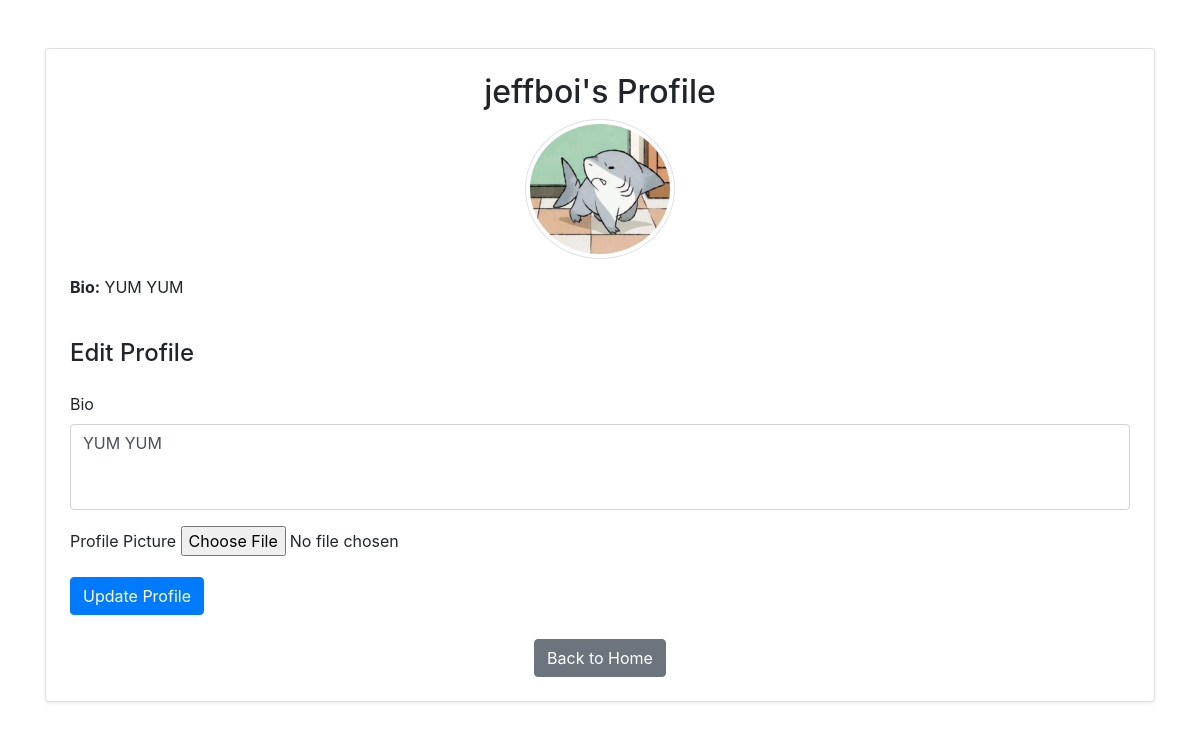
Page /profile/ (signed in) on the earlier database version.
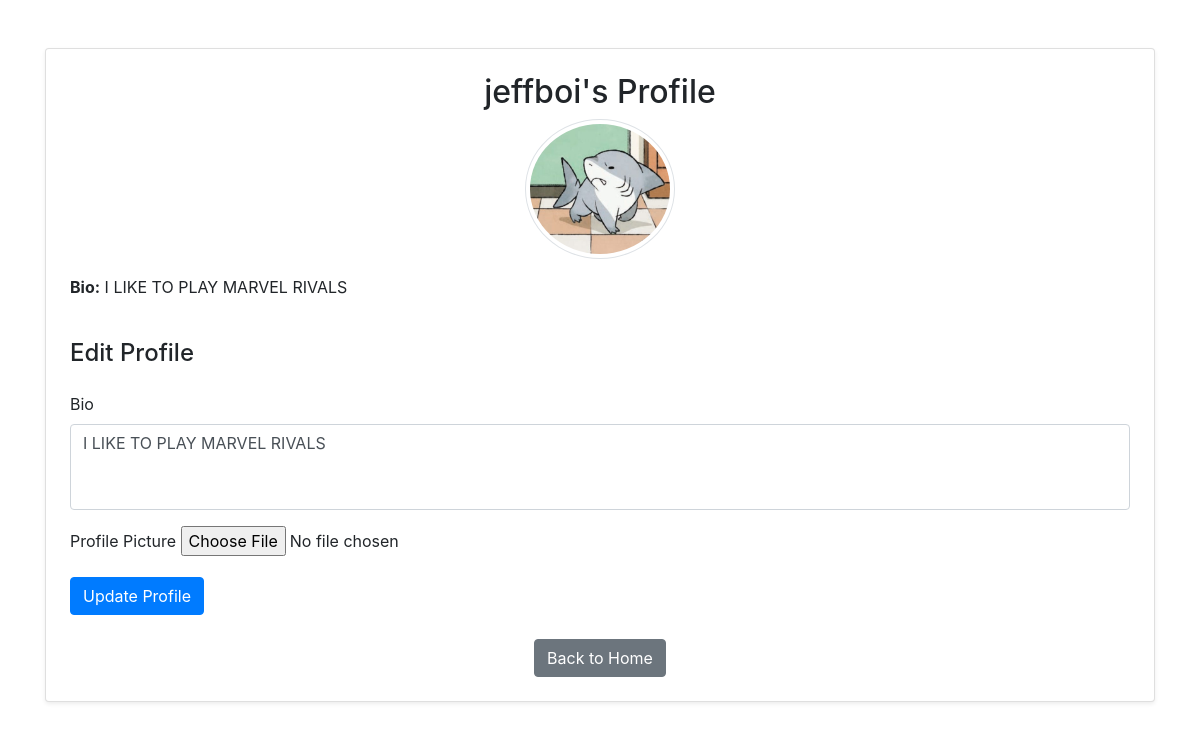
Same page on the later database version.
### social/models.py (models this page shows, shortened)
class Profile(models.Model):
    user = models.OneToOneField(User, on_delete=models.CASCADE)
    bio = models.TextField(blank=True)
    profile_picture = models.ImageField(upload_to='profile_pics/', blank=True, default='profile_pics/default.jpg')

### social/views.py (the view)
# urls.py: path('profile/', views.profile, name='profile'), # Profile URL
@login_required
def profile(request, username=None):
    if username:
        user = get_object_or_404(User, username=username)
        profile, created = Profile.objects.get_or_create(user=user)
        is_own_profile = (user == request.user)  # Check if it's the logged-in user's profile
    else:
        user = request.user
        profile, created = Profile.objects.get_or_create(user=user)
        is_own_profile = True
    if is_own_profile and request.method == 'POST':
        form = ProfileForm(request.POST, request.FILES, instance=profile)
        if form.is_valid():
            form.save()
            return redirect('profile', username=user.username)  # Reload the updated profile page
    else:
        form = ProfileForm(instance=profile) if is_own_profile else None  # Only allow editing if it's their own profile
    friendship_exists = Friendship.objects.filter(user=request.user, friend=user, accepted=True).exists()
    reverse_friendship_exists = Friendship.objects.filter(user=user, friend=request.user, accepted=True).exists()
    return render(request, 'social/profile.html', {
        'profile': profile,
        'user_profile': user,
        'form': form,
        'is_own_profile': is_own_profile,
        'friendship_exists': friendship_exists,
        'reverse_friendship_exists': reverse_friendship_exists
    })

### social/forms.py
class ProfileForm(forms.ModelForm):
    class Meta:
        model = Profile
        fields = ['bio', 'profile_picture']
        widgets = {
            'profile_picture': forms.FileInput(),
            'bio': forms.Textarea(attrs={'class': 'form-control', 'rows': 3, 'style': 'resize: none;'}),
        }

### social/templates/social/profile.html (shortened to what this page needs)
<!DOCTYPE html>
<html lang="en">
<head>
    <link rel="stylesheet" href="https://stackpath.bootstrapcdn.com/bootstrap/4.5.2/css/bootstrap.min.css">
</head>
<body>
    <div class="container mt-5">
        <div class="card p-4 shadow-sm">
            <h2 class="text-center">{{ user_profile.username }}'s Profile</h2>
            <div class="text-center">
                <img src="{{ profile.profile_picture.url }}" alt="Profile Picture" class="rounded-circle img-thumbnail" width="150" height="150">
            </div>
            <div class="mt-3">
                <p><strong>Bio:</strong> {{ profile.bio }}</p>
            </div>
            {% if is_own_profile %}
                <h4 class="mt-4">Edit Profile</h4>
                <form method="post" enctype="multipart/form-data" class="mt-3">
                    <div class="form-group">
                        <label for="id_bio">Bio</label>
                        {{ form.bio }}
                    </div>
                    <div class="form-group">
                        <label for="id_profile_picture">Profile Picture</label>
                        {{ form.profile_picture }}
                    </div>
                    <button type="submit" class="btn btn-primary">Update Profile</button>
                </form>
            {% endif %}
            <div class="text-center mt-4">
                <a href="{% url 'home' %}" class="btn btn-secondary">Back to Home</a>
            </div>
        </div>
    </div>
</body>
</html>

Differences in the rows shown:
changed Profile: bio "YUM YUM" → "I LIKE TO PLAY MARVEL RIVALS"
